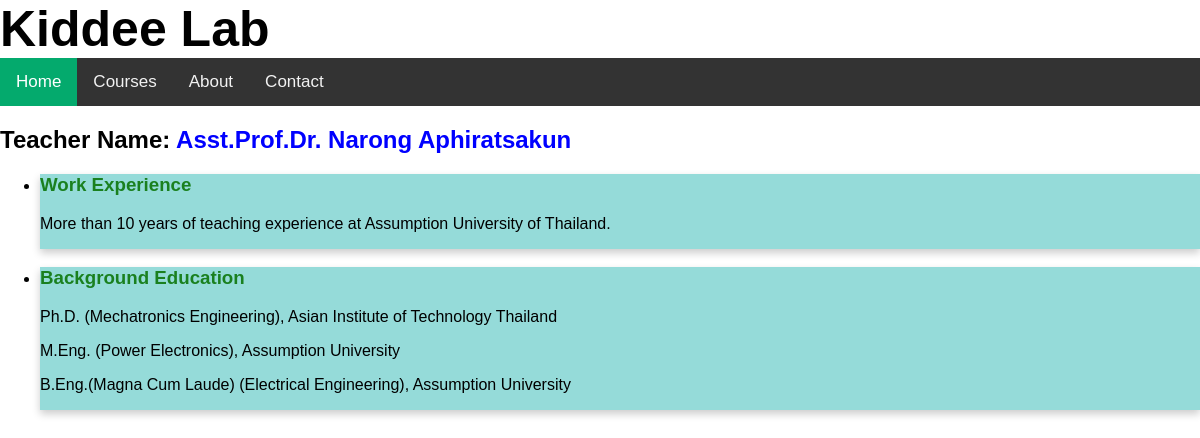
Screenshot of /catalog/Teacher/1 with the database file from the repository.
### catalog/models.py (models this page shows, shortened)
class Teacher(models.Model):
    name = models.CharField(max_length=100)
    work_experience = models.TextField(max_length=1000, help_text='Enter the work experience')
    education = models.TextField(max_length=1000, help_text='Enter the background education')

### catalog/views.py (the view)
# urls.py: path('Teacher/<int:pk>', views.TeacherDetailView.as_view(), name='teacher-detail'),
class TeacherDetailView(generic.DetailView):
    model = Teacher

### catalog/templates/catalog/teacher_detail.html (shortened to what this page needs)
{% extends "base_generic.html" %}
{% block content %}
  <h2 >Teacher Name:  <span style="color:blue"> {{ teacher.name }} </span></h2>
  <ul>
    <li class = "card">
      <h3 style="color: rgb(26, 128, 31)">Work Experience</h3>
      <p>{{ teacher.work_experience|linebreaks }}</p>
    </li>
    <li class = "card">
      <h3 style="color: rgb(26, 128, 31)">Background Education</h3>
      <p>{{ teacher.education|linebreaks }}</p>
    </li>
  </ul>
{% endblock %}

### catalog/templates/base_generic.html (style rules this page uses)
body { margin: 0; font-family: Arial, Helvetica, sans-serif; }

### catalog/templates/catalog/teacher_detail.html (style rules this page uses)
.card { box-shadow: 0 4px 8px 0 rgba(0,0,0,0.2); background-color:rgb(149, 219, 217); text-align:left; transition: 0.3s; padding-bottom: 0.1px; }

### rows the page displays
Teacher: name "Asst.Prof.Dr. Narong Aphiratsakun", work_experience "More than 10 years of teaching experience at Assumption University of Thailand.", education "Ph.D. (Mechatronics Engineering), Asian Institute of Technology Thailand M.Eng. (Power Electronics), Assumption University B.Eng.(Magna Cum Laude) (Electrical Engineering), Assumption University"
